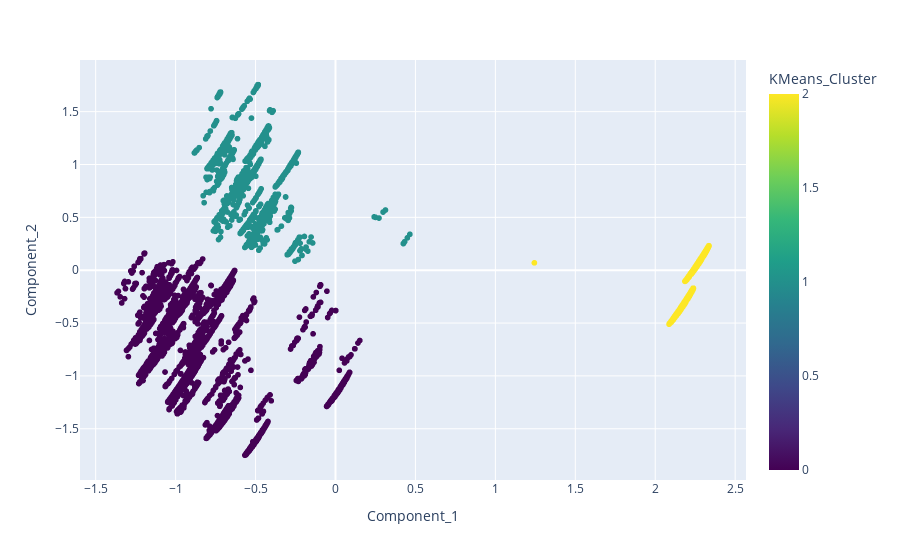

The notebook cell saved with this chart:
### Code cell
px.scatter(pca_nombres, x="Component_1", y="Component_2", color="KMeans_Cluster", color_continuous_scale=px.colors.sequential.Viridis)

### Figure 1 — Plotly figure (JSON) as saved in the notebook; plotly's stock layout.template omitted (floating-point values rounded to 4 significant figures; data arrays with more than 128 entries replaced by an {"elided": "..."} marker saying what was removed)
{"data": [{"hovertemplate": "Component_1=%{x}<br>Component_2=%{y}<br>KMeans_Cluster=%{marker.color}<extra></extra>", "legendgroup": "", "marker": {"color": {"elided": "22392 int values"}, "coloraxis": "coloraxis", "symbol": "circle"}, "mode": "markers", "name": "", "showlegend": false, "type": "scattergl", "x": {"elided": "22392 float values"}, "xaxis": "x", "y": {"elided": "22392 float values"}, "yaxis": "y"}], "layout": {"coloraxis": {"colorbar": {"title": {"text": "KMeans_Cluster"}}, "colorscale": [[0, "#440154"], [0.1111, "#482878"], [0.2222, "#3e4989"], [0.3333, "#31688e"], [0.4444, "#26828e"], [0.5556, "#1f9e89"], [0.6667, "#35b779"], [0.7778, "#6ece58"], [0.8889, "#b5de2b"], [1, "#fde725"]]}, "legend": {"tracegroupgap": 0}, "margin": {"t": 60}, "xaxis": {"anchor": "y", "domain": [0, 1], "title": {"text": "Component_1"}}, "yaxis": {"anchor": "x", "domain": [0, 1], "title": {"text": "Component_2"}}}}
